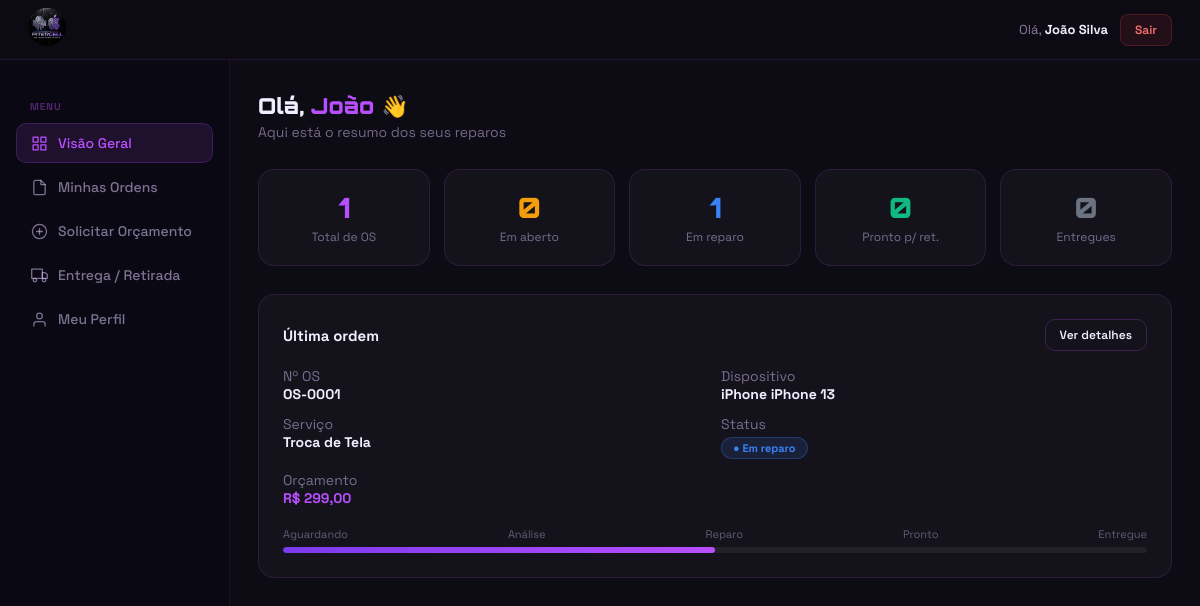
Page /pages/cliente/dashboard.php (signed in) on the committed database.
### tables this page shows
CREATE TABLE IF NOT EXISTS ordens (
    id               INT AUTO_INCREMENT PRIMARY KEY,
    cliente_id       INT          NOT NULL,
    numero           VARCHAR(20)  NOT NULL UNIQUE,
    dispositivo_id   INT,                           
    modelo           VARCHAR(120),
    sistema          ENUM('android','ios','outro') DEFAULT 'android',
    problema         TEXT         NOT NULL,
    servico          VARCHAR(120),
    valor_orcamento  DECIMAL(10,2),
    valor_final      DECIMAL(10,2),
    status           ENUM('aguardando','em_analise','em_reparo','pronto','entregue','cancelado') DEFAULT 'aguardando',
    observacoes      TEXT,
    origem           ENUM('admin','cliente') DEFAULT 'admin',   
    criado_em        DATETIME DEFAULT CURRENT_TIMESTAMP,
    atualizado_em    DATETIME DEFAULT CURRENT_TIMESTAMP ON UPDATE CURRENT_TIMESTAMP,
    FOREIGN KEY (cliente_id)     REFERENCES clientes(id)           ON DELETE CASCADE,
    FOREIGN KEY (dispositivo_id) REFERENCES dispositivos_tipos(id) ON DELETE SET NULL
);

CREATE TABLE IF NOT EXISTS dispositivos_tipos (
    id   INT AUTO_INCREMENT PRIMARY KEY,
    nome VARCHAR(60) NOT NULL UNIQUE
);

### includes/config.php (called while the page is built, shortened)
<?php
function db(): PDO {
    static $pdo = null;
    if ($pdo === null) {
        $dsn = sprintf('mysql:host=%s;dbname=%s;charset=%s', DB_HOST, DB_NAME, DB_CHARSET);
        $pdo = new PDO($dsn, DB_USER, DB_PASS, [
            PDO::ATTR_ERRMODE            => PDO::ERRMODE_EXCEPTION,
            PDO::ATTR_DEFAULT_FETCH_MODE => PDO::FETCH_ASSOC,
            PDO::ATTR_EMULATE_PREPARES   => false,
        ]);
    }
    return $pdo;
}
function h(string $s): string {
    return htmlspecialchars($s, ENT_QUOTES, 'UTF-8');
}
function statusLabel(string $s): string {
    $map = [
        'aguardando'  => 'Aguardando',
        'em_analise'  => 'Em análise',
        'em_reparo'   => 'Em reparo',
        'pronto'      => 'Pronto p/ retirada',
        'entregue'    => 'Entregue',
        'cancelado'   => 'Cancelado',
    ];
    return $map[$s] ?? ucfirst($s);
}
function statusColor(string $s): string {
    $map = [
        'aguardando' => '#b84fff',
        'em_analise' => '#f59e0b',
        'em_reparo'  => '#3b82f6',
        'pronto'     => '#10b981',
        'entregue'   => '#6b7280',
        'cancelado'  => '#ef4444',
    ];
    return $map[$s] ?? '#888';
}

### pages/cliente/dashboard.php (the view, shortened to what this page needs)
<?php
require_once __DIR__ . '/../../includes/config.php';
require_once __DIR__ . '/../../includes/cliente_header.php';
$cid = $_SESSION['cliente_id'];
$st = db()->prepare("
    SELECT
      COUNT(*) AS total,
      SUM(status IN ('aguardando','em_analise')) AS em_aberto,
      SUM(status = 'em_reparo') AS em_reparo,
      SUM(status = 'pronto')    AS pronto,
      SUM(status = 'entregue')  AS entregues
    FROM ordens WHERE cliente_id = ?
");
$st->execute([$cid]);
$resumo = $st->fetch();
$st = db()->prepare("
    SELECT o.*, dt.nome AS dispositivo_nome
    FROM ordens o
    LEFT JOIN dispositivos_tipos dt ON dt.id = o.dispositivo_id
    WHERE o.cliente_id = ?
    ORDER BY o.criado_em DESC LIMIT 1
");
$st->execute([$cid]);
$ultima = $st->fetch();
?>
<h1 class="page-title">Olá, <em><?= h(explode(' ', $_SESSION['cliente_nome'])[0]) ?></em> 👋</h1>
<p class="page-sub">Aqui está o resumo dos seus reparos</p>
<div style="display:grid;grid-template-columns:repeat(auto-fit,minmax(160px,1fr));gap:14px;margin-bottom:28px">
  <?php
  $cards = [
    ['Total de OS',    $resumo['total'],    '#b84fff'],
    ['Em aberto',      $resumo['em_aberto'],'#f59e0b'],
    ['Em reparo',      $resumo['em_reparo'],'#3b82f6'],
    ['Pronto p/ ret.', $resumo['pronto'],   '#10b981'],
    ['Entregues',      $resumo['entregues'],'#6b7280'],
  ];
  foreach ($cards as [$label, $val, $cor]):
  ?>
  <div class="card" style="text-align:center;padding:20px 12px">
    <div style="font-family:'Orbitron',monospace;font-size:28px;font-weight:900;color:<?= $cor ?>">
      <?= (int)$val ?>
    </div>
    <div style="font-size:12px;color:rgba(220,200,255,0.5);margin-top:4px"><?= $label ?></div>
  </div>
  <?php endforeach; ?>
</div>
<?php if ($ultima): ?>
<div class="card" style="margin-bottom:24px">
  <div style="display:flex;align-items:center;justify-content:space-between;margin-bottom:16px">
    <span class="section-title" style="margin-bottom:0">Última ordem</span>
    <a href="ordem_detalhe.php?id=<?= $ultima['id'] ?>"
       class="btn-ghost" style="padding:7px 14px;font-size:12px">Ver detalhes</a>
  </div>
  <div style="display:grid;grid-template-columns:1fr 1fr;gap:12px;font-size:14px">
    <div><span style="color:rgba(220,200,255,0.5)">Nº OS</span><br><strong><?= h($ultima['numero']) ?></strong></div>
    <div><span style="color:rgba(220,200,255,0.5)">Dispositivo</span><br><strong><?= h($ultima['dispositivo_nome'] ?? $ultima['dispositivo_id']) ?> <?= h($ultima['modelo'] ?? '') ?></strong></div>
    <div><span style="color:rgba(220,200,255,0.5)">Serviço</span><br><strong><?= h($ultima['servico'] ?? '—') ?></strong></div>
    <div><span style="color:rgba(220,200,255,0.5)">Status</span><br>
      <span class="badge" style="background:<?= statusColor($ultima['status']) ?>22;color:<?= statusColor($ultima['status']) ?>;border:1px solid <?= statusColor($ultima['status']) ?>44;margin-top:4px">
        ● <?= statusLabel($ultima['status']) ?>
      </span>
    </div>
    <?php if ($ultima['valor_orcamento']): ?>
    <div><span style="color:rgba(220,200,255,0.5)">Orçamento</span><br><strong style="color:#b84fff">R$ <?= number_format($ultima['valor_orcamento'],2,',','.') ?></strong></div>
    <?php endif; ?>
  </div>
  <?php
  $steps  = ['aguardando','em_analise','em_reparo','pronto','entregue'];
  $idx    = array_search($ultima['status'], $steps);
  $idx    = ($idx === false) ? 0 : $idx;
  $pct    = ($ultima['status'] === 'cancelado') ? 0 : round(($idx / (count($steps)-1)) * 100);
  ?>
  <div style="margin-top:20px">
    <div style="display:flex;justify-content:space-between;font-size:11px;color:rgba(220,200,255,0.4);margin-bottom:6px">
      <span>Aguardando</span><span>Análise</span><span>Reparo</span><span>Pronto</span><span>Entregue</span>
    </div>
    <div style="background:rgba(255,255,255,0.06);border-radius:99px;height:6px;overflow:hidden">
      <div style="background:linear-gradient(90deg,#7c3aed,#b84fff);height:100%;border-radius:99px;width:<?= $pct ?>%;transition:width .5s"></div>
    </div>
  </div>
</div>
<?php endif; ?>
<?php require_once __DIR__ . '/../../includes/cliente_footer.php'; ?>

### css/cliente.css (style rules this page uses)
*, *::before, *::after { box-sizing: border-box; margin: 0; padding: 0; }
body { background: #0d0b14; font-family: 'Space Grotesk', sans-serif; color: #f0eeff; min-height: 100vh; display: flex; flex-direction: column; }
a { text-decoration: none; color: inherit; }
.card { background: rgba(255,255,255,0.03); border: 1px solid rgba(184,79,255,0.15); border-radius: 16px; padding: 24px; }
.page-title { font-family: 'Orbitron', monospace; font-size: 22px; font-weight: 900; margin-bottom: 4px; }
.page-title em { font-style: normal; color: #b84fff; }
.page-sub { font-size: 14px; color: rgba(220,200,255,0.5); margin-bottom: 28px; }
.section-title { font-size: 15px; font-weight: 700; margin-bottom: 16px; color: #f0eeff; }
.btn-ghost { background: transparent; color: #f0eeff; border: 1px solid rgba(184,79,255,0.25); border-radius: 10px; padding: 10px 20px; font-size: 13px; font-weight: 600; cursor: pointer; font-family: 'Space Grotesk', sans-serif; display: inline-flex; align-items: center; gap: 8px; }
.badge { display: inline-flex; align-items: center; gap: 5px; border-radius: 99px; padding: 3px 11px; font-size: 11px; font-weight: 700; white-space: nowrap; }

### rows in the picture
ordens: numero "OS-0001", dispositivo.nome "iPhone", modelo "iPhone 13", servico "Troca de Tela", status "Em reparo", valor_orcamento "299,00"

### other values in the picture
$_SESSION['cliente_nome'] "João Silva"
explode(' ', $_SESSION['cliente_nome'])[0] "João"
$val "1"
$label "Total de OS"
$val "0"
$label "Em aberto"
$label "Em reparo"
$label "Pronto p/ ret."
$label "Entregues"
